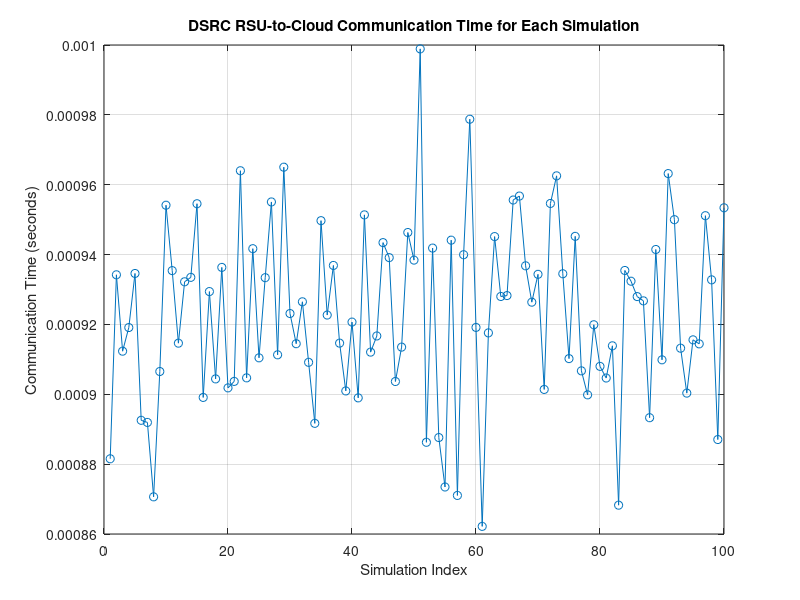

The MATLAB source for this figure:
% DSRC Simulation Parameters
numSimulations = 100; % Number of simulations to calculate the average time
bandwidth = 10e6; % Bandwidth in bits per second (e.g., 10 Mbps for DSRC)
messageSize = 1000 * 8; % Size of the message in bits (e.g., 1000 bytes)
rsuProcessingDelay = 20e-6; % Mean processing delay at RSU in seconds (e.g., 20 microseconds)
rsuProcessingStdDev = 5e-6; % Standard deviation for processing delay at RSU
cloudProcessingDelay = 100e-6; % Mean processing delay at the cloud server in seconds
cloudProcessingStdDev = 20e-6; % Standard deviation for processing delay at cloud
meanNetworkDelay = 5e-6; % Mean additional network delay due to congestion
networkDelayStdDev = 2e-6; % Standard deviation for network delay

% Function to simulate DSRC RSU-to-Cloud communication delay
function delay = dsrcRsuToCloudDelay(bandwidth, messageSize, rsuProcessingDelay, cloudProcessingDelay, meanNetworkDelay, networkDelayStdDev)
    transmissionDelay = messageSize / bandwidth; % Time to transmit the message
    networkDelay = normrnd(meanNetworkDelay, networkDelayStdDev); % Simulated network congestion delay
    delay = transmissionDelay + rsuProcessingDelay + cloudProcessingDelay + networkDelay;
end

% Initialize Results
communicationTimes = zeros(1, numSimulations);

% Simulation Loop
for n = 1:numSimulations
    % Simulate RSU processing delay
    rsuDelay = normrnd(rsuProcessingDelay, rsuProcessingStdDev); % Random processing delay at RSU
    
    % Simulate Cloud processing delay
    cloudDelay = normrnd(cloudProcessingDelay, cloudProcessingStdDev); % Random processing delay at Cloud
    
    % Calculate the communication delay for RSU-to-Cloud
    commDelay = dsrcRsuToCloudDelay(bandwidth, messageSize, rsuDelay, cloudDelay, meanNetworkDelay, networkDelayStdDev);
    
    % Record the communication time in this simulation
    communicationTimes(n) = commDelay;
end

% Calculate and Display Average Communication Time
averageCommTime = mean(communicationTimes);
fprintf('Average DSRC RSU-to-Cloud Communication Time: %.6f seconds\n', averageCommTime);

% Plot the Communication Times for each Simulation
figure;
plot(communicationTimes, '-o');
xlabel('Simulation Index');
ylabel('Communication Time (seconds)');
title('DSRC RSU-to-Cloud Communication Time for Each Simulation');
grid on;
